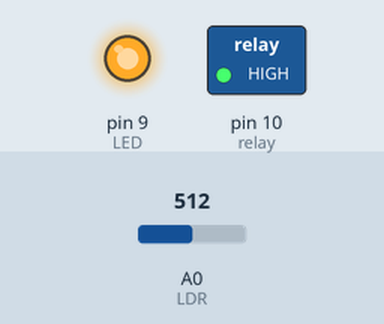
Bench run of a sketch on a simulated Arduino Uno, built with avr-gcc and run on an emulated ATmega328P. On the bench: switched loads named in the sketch (green lamp = pin HIGH), output pins drawn as LEDs (lit = HIGH). Inputs (shaded band) come from the test bench; at power-on: A0 (LDR) = 512. What the sketch prints to the serial monitor is not drawn.

Above: at 1.2 s.
1.3 s: A0 (LDR) set to 687
4.3 s: A0 (LDR) set to 709
At 4.9 s:
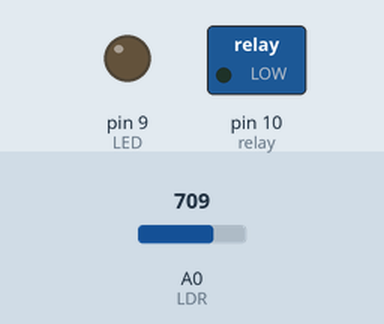
Timing chart, 0 to 7.3 s (numbered marks = the images above; inputs shaded):
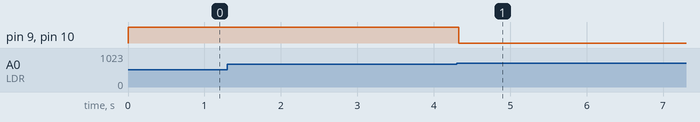

The sketch:

program_3_a.ino
```cpp
#define relay 10
int LED = 9;
int LDR = A0;

void setup() {
  Serial.begin(9600);
  pinMode(LED, OUTPUT);
  pinMode(relay, OUTPUT);
  pinMode(LDR, INPUT);
}

void loop() {
  int LDRValue = analogRead(LDR);
  Serial.print("sensor = ");
  Serial.print(LDRValue);

  if (LDRValue <= 700) {
    digitalWrite(LED, HIGH);
    digitalWrite(relay, HIGH);
    Serial.println("It’s Dark Outside; Lights status: ON");
  } else {
    digitalWrite(LED, LOW);
    digitalWrite(relay, LOW);
    Serial.println("It’s Bright Outside; Lights status: OFF");
  }
}
```

Measured:
- the behaviour switches between 700 and 701 on A0 (LDR) (found by bisection; images 0 and 1)
- after the input at 1.3 s, every drawn part: stays the same
- after the input at 4.3 s, pin 9 (LED), pin 10 (relay): HIGH → LOW at once
